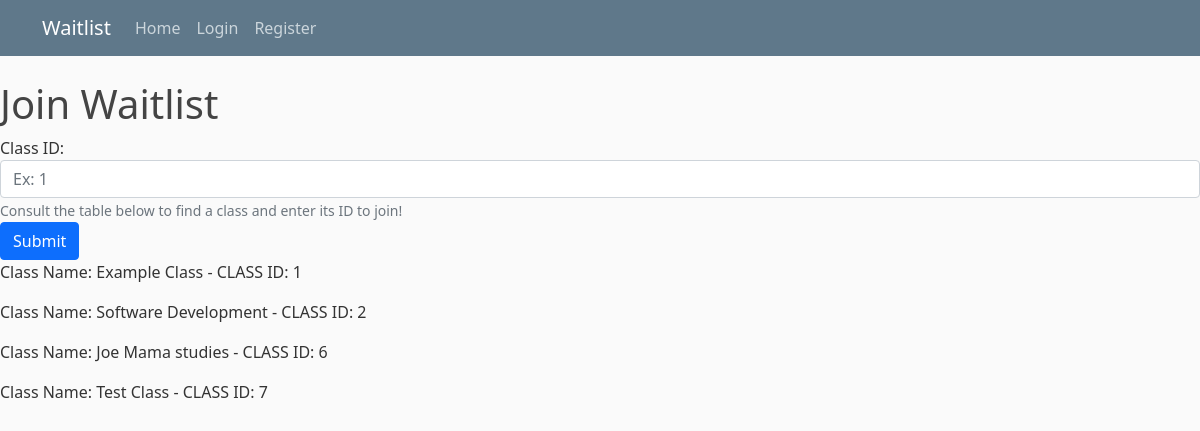
The page /studenthome/joinwaitlist/ on the database as committed earlier.
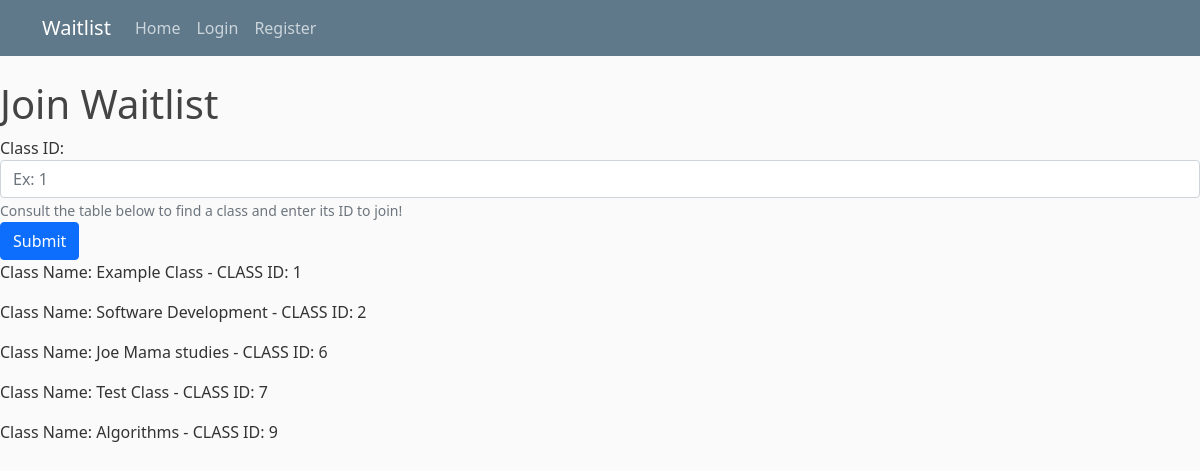
The same page on the database as committed later.
### studentview/models.py (models this page shows)
class ClassWaitlist(models.Model):
    className = models.CharField(max_length=200, name="className", verbose_name='Class Name')
    classDescription = models.TextField(verbose_name='Description', default=' ')
    classCode = models.CharField(max_length=200, verbose_name='Class Code')
    crn = models.IntegerField(default=0, verbose_name='CRN')
    schedule = models.CharField(max_length=200, verbose_name='Schedule')
    sortType = models.CharField(max_length=200, verbose_name='Sort Type')
    term = models.CharField(max_length=200, verbose_name='Term')
    professor = models.ForeignKey(User, on_delete=models.CASCADE)
    date_added = models.DateTimeField("date published")
    closed = models.BooleanField(default=False)  # Add this line
    def __str__(self):
        return self.className

### studentview/views.py (the view)
# urls.py: path('joinwaitlist/',views.joinWaitlist, name='join-waitlist'),
def joinWaitlist(request):
    if request.method =='POST':
        classid = request.POST['classID']
        user = request.user
        message = ""
        waitlist = ClassWaitlist.objects.filter(id=classid).first()
        if waitlist and user:
            existing_ticket = StudentTicket.objects.filter(class_waitlist=waitlist, student=user).first()
            if existing_ticket:
                message = "You have already joined this class's waitlist."
            else:
                last_position = StudentTicket.objects.filter(class_waitlist=waitlist).order_by('-position').first()
                new_position = last_position.position + 1 if last_position else 1
                st = StudentTicket.objects.create(class_waitlist=waitlist, date_joined=timezone.now(), student=user, position=new_position)
                response = redirect('/studenthome/')
                return response
        else:
            message = "The specified class does not exist."
        context = {
            'title': 'join waitlist',
            'message': message,
            'classes': ClassWaitlist.objects.all(),
        }
        return render(request, 'studentview/join_waitlist.html', context)
    else:
        classes = ClassWaitlist.objects.all()
        context = {
            'title': 'join waitlist',
            'classes': classes
        }
        return render(request, 'studentview/join_waitlist.html', context)

### studentview/templates/studentview/join_waitlist.html (shortened to what this page needs)
{% extends "studentview/base.html" %}
{% block content %}
<h1>Join Waitlist</h1>
<form action="" method="post">
    <div class="form-group">
        <label for="classID">Class ID:</label>
        <input type="number" class="form-control" id="classID" name="classID" aria-describedby="idhelp" placeholder="Ex: 1">
        <small id="idhelp" class="form-text text-muted">Consult the table below to find a class and enter its ID to join!</small>
    </div>
    <button type="submit" class="btn btn-primary">Submit</button>
</form>
{% for aClass in classes %}
    <p> Class Name: {{ aClass }} - CLASS ID: {{aClass.id}}</p>
{% endfor %}
{% endblock content %}

Rows that differ between the two databases and show on the page:
added ClassWaitlist: className "Algorithms", id "9"
